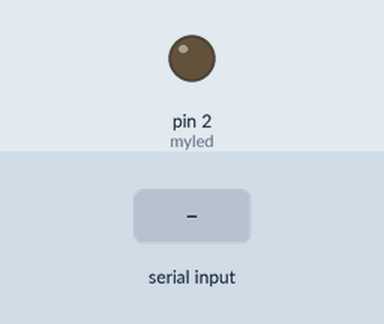
This sketch was run on a simulated Arduino Uno, built with avr-gcc and run on an emulated ATmega328P. Parts: output pins drawn as LEDs (lit = HIGH). Inputs (shaded band) come from the test bench.

Above: at 1.2 s.
1.3 s: "1" received over Serial
At 2.4 s:
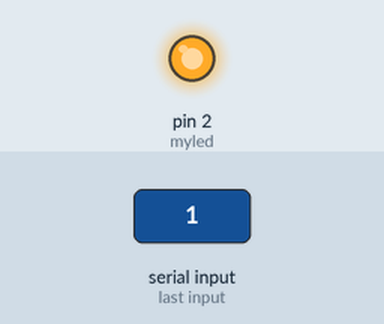
2.8 s: "0" received over Serial
At 3.5 s:
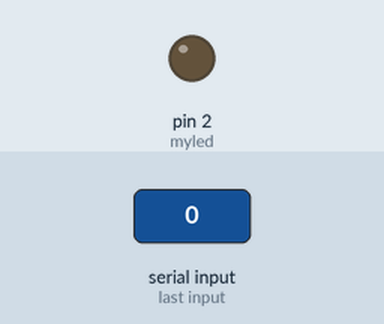
Timing chart, 0 to 5.8 s (numbered marks = the images above; inputs shaded):
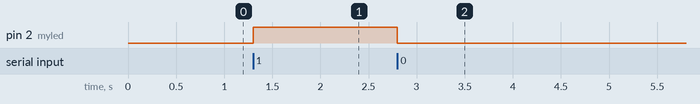

Measured:
- after the input at 1.3 s, pin 2 (myled): LOW → HIGH at once
- after the input at 2.8 s, pin 2 (myled): HIGH → LOW at once

The sketch:

example04.ino
```cpp
#define myled 2

void setup() {
  Serial.begin(9600);
  //LED를 제어하려면 출력으로 설정해야함!
  pinMode(myled,OUTPUT);
}
void loop() {
  //파이썬이 보낸 데이터를 어떻게 수신하지?
  //파이썬에서 보낸 데이터가 뭔가 존재한다!
  if(Serial.available() > 0){
    //파이썬이 문자 1개를 보내준다고 약속했다!
    char data = Serial.read();
    if(data == '0'){
      //LED 끈다
      digitalWrite(myled,LOW);
    }else if(data == '1'){
      //LED 켠다
      digitalWrite(myled,HIGH);
    }
  }
}
```
